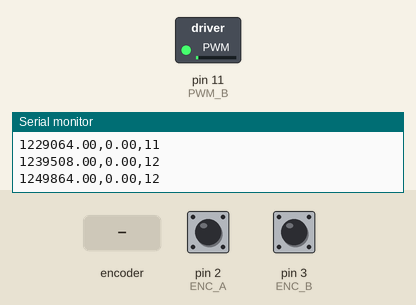
A sketch run on a simulated Arduino Uno, built with avr-gcc and run on an emulated ATmega328P. On the bench: switched loads named in the sketch (green lamp = pin HIGH), the last lines printed to the serial monitor. The inputs (shaded band) are chosen by the test bench; at power-on: pin 2 (ENC_A) HIGH, pin 3 (ENC_B) HIGH.

Above: at 1.29 s.
1.3 s: rotary encoder on pin 2 (ENC_A) / pin 3 (ENC_B) turned 2 steps (second pin leading)
At 7.07 s:
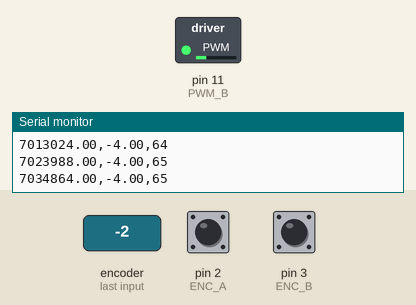
7.3 s: rotary encoder on pin 2 (ENC_A) / pin 3 (ENC_B) turned 3 steps (first pin leading)
At 13.75 s:
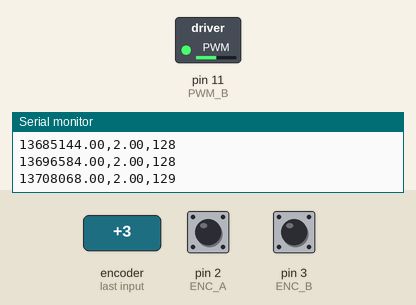
Timing chart, 0 to 21.9 s (numbered marks = the images above; inputs shaded):
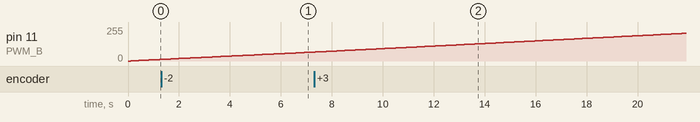

The sketch:

motor_test_arduino.ino
```cpp
/* This scripts works with arduino + motor board alone, without the python GUI
 *  Prints encoder measured speed in RPM to serial port
 *  Spins motor (B port on arduino motor shield) at full power
 *
 *  Harry Wei - 2020/7/25, adapted from https://github.com/jumejume1/Arduino/blob/master/ROTARY_ENCODER/ROTARY_ENCODER.ino
 */

#define ENC_A 2
#define ENC_B 3

#define PWM_B 11
#define BRK_B 8
#define DIR_B 13

float enc_count = 0;

void setup() {
  Serial.begin (19200);
  pinMode(ENC_A, INPUT_PULLUP); // internally pullup encoder input
  pinMode(ENC_B, INPUT_PULLUP); // internally pullup encoder input
  digitalWrite(DIR_B,LOW);  //Spin motor CW

  //Setting up interrupt
  attachInterrupt(digitalPinToInterrupt(ENC_A), Arise, RISING);
  attachInterrupt(digitalPinToInterrupt(ENC_A), Afall, FALLING);
  attachInterrupt(digitalPinToInterrupt(ENC_B), Brise, RISING);
  attachInterrupt(digitalPinToInterrupt(ENC_B), Bfall, FALLING);
}

int PWM = 0;
void loop() {
  if(PWM <= 255){
    analogWrite(PWM_B,PWM);
    double cur_time = micros();
    double time_stamp = micros();
    while(time_stamp-cur_time < 100000){
      Serial.print(time_stamp);
      Serial.print(",");
      Serial.print(enc_count);
      Serial.print(",");
      Serial.println(PWM);
      time_stamp = micros();
    }
    PWM ++;
  }
  digitalWrite(PWM_B,LOW);
}


void Arise() {
  if(digitalRead(ENC_B) == LOW){enc_count ++;}
  else{enc_count --;}
}

void Afall() {
  if(digitalRead(ENC_B) == HIGH){enc_count ++;}
  else{enc_count --;}
}

void Brise() {
  if(digitalRead(ENC_A) == HIGH){enc_count ++;}
  else{enc_count --;}
}

void Bfall() {
  if(digitalRead(ENC_A) == LOW){enc_count ++;}
  else{enc_count --;}
}
```
